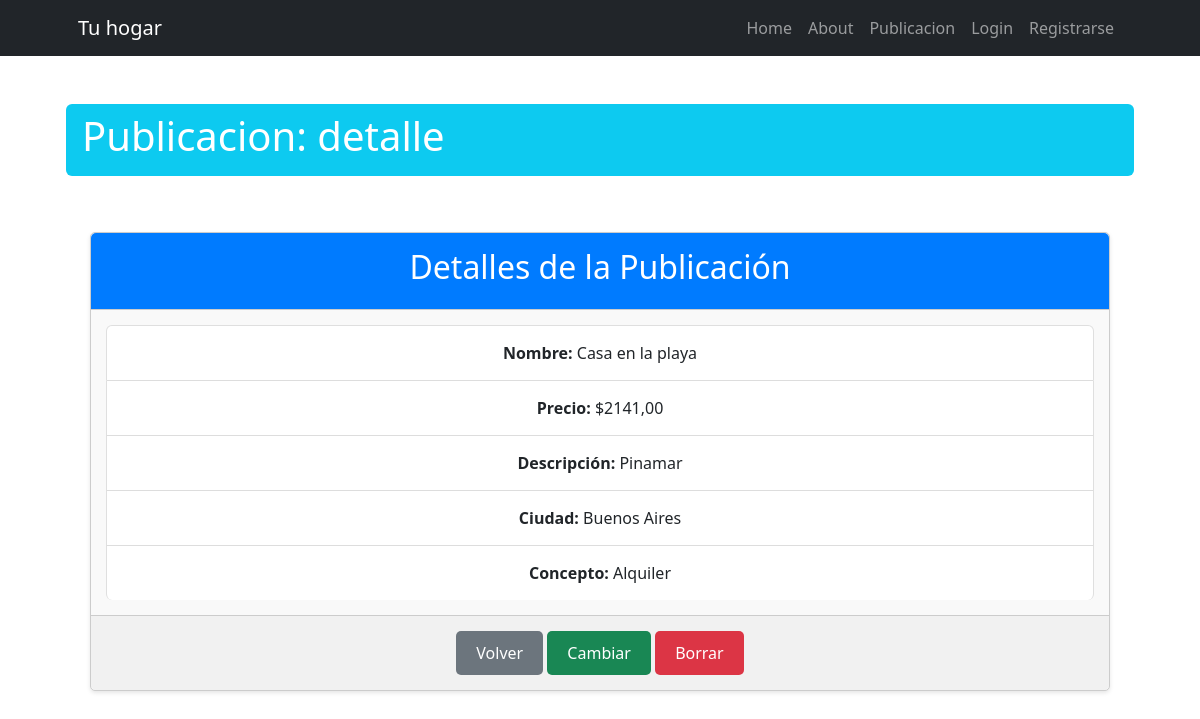
The app's page /publicacion/detail/10 with its own data.
### publicacion/models.py (models this page shows, shortened)
class Publicacion(models.Model):
    nombre = models.CharField(max_length=200)
    precio = models.DecimalField(max_digits=15, decimal_places=2)
    descripcion = models.CharField(max_length=600)
    ciudad = models.ForeignKey(Ciudad, on_delete=models.SET_NULL, null=True, blank=True)
    concepto = models.ForeignKey(Concepto, on_delete=models.SET_NULL, null=True, blank=True)
    class Meta:
        verbose_name = "Publicación"
        verbose_name_plural = "Publicaciones"

class Ciudad(models.Model):
    ciudad = models.CharField(max_length=200)
    pais = models.ForeignKey(Pais, on_delete=models.SET_NULL, null=True, blank=True, related_name='ciudades')
    def __str__(self) -> str:
        return self.ciudad
    class Meta:
        verbose_name = "Ciudad"
        verbose_name_plural = "Ciudades"

class Concepto(models.Model):
    concepto = models.CharField(max_length=200)
    def __str__(self) -> str:
        return self.concepto
    class Meta:
        verbose_name = "Concepto"
        verbose_name_plural = "Conceptos"

### publicacion/views.py (the view)
# urls.py: path("detail/<int:pk>", views.PublicacionDetail.as_view(), name="publicacion_detail"),
class PublicacionDetail(DetailView):
    model = models.Publicacion

### publicacion/templates/publicacion/publicacion_detail.html (shortened to what this page needs)
{% extends 'core/base.html' %}
{% block titulo %}
    Publicacion: detalle
{% endblock titulo %}
{% block contenido %}
    <div class="container mt-5">
        <div class="card">
            <div class="card-header">
                <h2>Detalles de la Publicación</h2>
            </div>
            <div class="card-body">
                <ul class="list-group">
                    <li class="list-group-item"><strong>Nombre:</strong> {{ object.nombre }}</li>
                    <li class="list-group-item"><strong>Precio:</strong> ${{ object.precio }}</li>
                    <li class="list-group-item"><strong>Descripción:</strong> {{ object.descripcion }}</li>
                    <li class="list-group-item"><strong>Ciudad:</strong> {{ object.ciudad }}</li>
                    <li class="list-group-item"><strong>Concepto:</strong> {{ object.concepto }}</li>
                </ul>
            </div>
            <div class="card-footer text-center">
                <a href="{% url 'publicacion:publicacion_list' %}" class="btn btn-secondary">Volver</a>
                <a class="btn btn-success btn-sm" href="{% url 'publicacion:publicacion_update' publicacion.id %}">Cambiar</a>
                <a class="btn btn-danger  btn-sm" href="{% url 'publicacion:publicacion_delete' publicacion.id %}">Borrar</a>
            </div>
        </div>
    </div>
{% endblock contenido %}

### publicacion/templates/publicacion/publicacion_detail.html (style rules this page uses)
.card { border: 1px solid #ccc; border-radius: 5px; box-shadow: 0 2px 4px rgba(0, 0, 0, 0.1); background-color: #f9f9f9; }
.card-header { background-color: #007bff; color: white; padding: 15px; border-bottom: 1px solid #ccc; border-top-left-radius: 5px; border-top-right-radius: 5px; text-align: center; }
.card-body { padding: 15px; }
.card-footer { padding: 15px; border-top: 1px solid #ccc; border-bottom-left-radius: 5px; border-bottom-right-radius: 5px; }
.list-group { list-style: none; padding: 0; }
.list-group-item { padding: 15px; border-bottom: 1px solid #ddd; text-align: center; }
.list-group-item:last-child { border-bottom: none; }
.btn { display: inline-block; padding: 10px 20px; font-size: 16px; color: #fff; border: none; border-radius: 5px; text-decoration: none; transition: background-color 0.3s ease; }
.btn-secondary { background-color: #6c757d; }

### records on screen
Publicacion: nombre "Casa en la playa", precio "2141,00", descripcion "Pinamar", ciudad "Buenos Aires", concepto "Alquiler"
